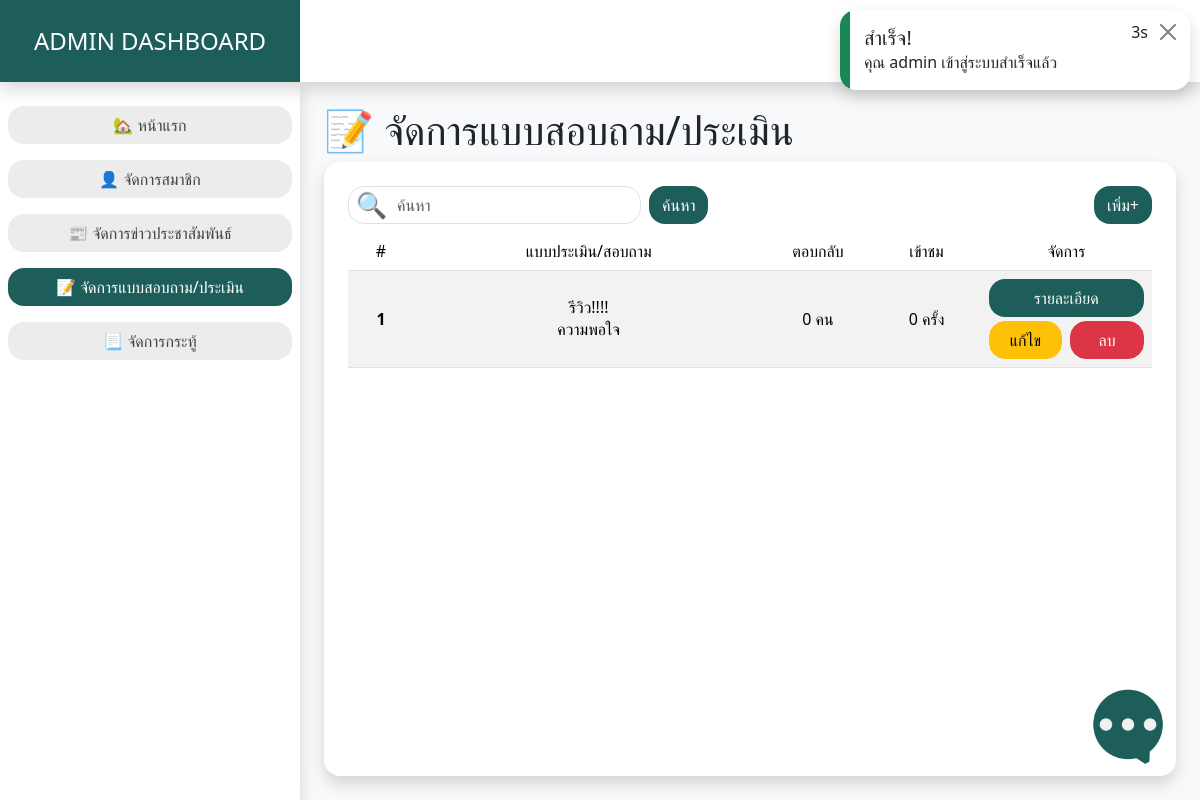
Screenshot of /admin/?manageAssessments (signed in) with the database file from the repository.
### tables this page shows
CREATE TABLE `assessments` (
  `assessment_id` int(11) NOT NULL,
  `title` varchar(255) NOT NULL,
  `body` varchar(255) NOT NULL,
  `questions` longtext NOT NULL CHECK (json_valid(`questions`)),
  `additional` varchar(150) DEFAULT NULL,
  `visitors` int(11) NOT NULL DEFAULT 0,
  `created_at` timestamp NOT NULL DEFAULT current_timestamp(),
  `updated_at` timestamp NULL DEFAULT NULL ON UPDATE current_timestamp()
);

### admin/pages/manageAssessments.php (the view, shortened to what this page needs)
<div class='d-flex justify-content-between bg-white'>
    <div class='d-flex align-items-center gap-2 position-relative'>
        <input type="search" name='search' class='form-control ps-5' placeholder='ค้นหา' oninput="searchResult($(this))">
        <label for="" style='position: absolute;top: 0px;left: 8px;font-size: 25px;'>🔍</label>
        <button type='button' class='btn btn-teal'>ค้นหา</button>
    </div>
    <button data-bs-toggle='modal' data-bs-target="#addAssessment" type="button" class='btn btn-teal'>เพิ่ม+</button>
</div>
<div class='overflow-auto h-100 mt-2'>
<?php
$fetchAsessment = sql("SELECT * FROM assessments");
if($fetchAsessment->rowCount() > 0){ ?>
    <div class='overflow-hidden rounded-xl table-responsive'>
        <table class='table table-striped text-center align-middle'>
            <thead>
                <tr>
                    <td style="width: 90px;">#</td>
                    <td style="width: 520px;">แบบประเมิน/สอบถาม</td>
                    <td style="width: 150px;">ตอบกลับ</td>
                    <td style="width: 150px;">เข้าชม</td>
                    <td style="width: 200px;">จัดการ</td>
                </tr>
            </thead>
            <tbody>
                <?php
                $index=1;
                while($assessment = $fetchAsessment->fetch()){ ?>
                    <tr data-search-item>
                        <td>
                            <div class='text-center fw-bold'><?= $index ?></div>
                        </td>
                        <td>
                            <h6 data-search-keyword='<?= $assessment["title"] ?>'><?= $assessment["title"] ?></h6>
                            <div><?= $assessment["body"] ?></div>
                        </td>
                        <td><?= sql("SELECT COUNT(*) as count FROM assessment_responses WHERE assessment_id = ?",[$assessment["assessment_id"]])->fetch()["count"]; ?> คน</td>
                        <td><?= $assessment["visitors"] ?> ครั้ง</td>
                        <td>
                            <div class='d-flex flex-column align-items-center gap-1 w-100'>
                                <button type='button' data-bs-toggle='modal' class='btn btn-teal w-100' data-bs-target='#detailAssessment-<?= $assessment["assessment_id"] ?>'>รายละเอียด</button>
                                <div class='d-flex gap-2 w-100'>
                                    <button type='button' data-bs-toggle='modal' class='btn btn-warning w-100' data-bs-target='#editAssessment-<?= $assessment["assessment_id"] ?>'>แก้ไข</button>
                                    <button type='button' data-bs-toggle='modal' class='btn btn-danger w-100' data-bs-target='#deleteAssessment-<?= $assessment["assessment_id"] ?>'>ลบ</button>
                                </div>
                                                    <?php
                                                    foreach(json_decode($assessment["questions"]) as $index=>$q){ ?>
                                                        <div class='d-flex align-items-center gap-2 mb-2'>
                                                            <h6><span><?= $index + 1 ?></span>. </h6>
                                                            <input type="text" class='form-control' name='questions[]' placeholder='คำถาม' value="<?= $q ?>">
                                                        </div>
                                                    <?php }
                                                    ?>
                            </div>
                        </td>
                    </tr>
                <?php $index++; } ?>
            </tbody>
        </table>
    </div>
<?php }else{ ?>
    <h5 class='text-center text-muted'>ยังไม่มีแบบสอบถาม/ประเมิน...</h5>
<?php } ?>
</div>

### config.php (shortened to what this page needs)
<?php
try{
    $pdo = new PDO("mysql:host=mariadb_elderly_travel;dbname=elderly_db","username","password");
}catch(PDOException $e){
    echo $e->getMessage();
}
function sql($sql,$params=[]){
    global $pdo;
    $stmt = $pdo->prepare($sql);
    $stmt->execute($params);
    return $stmt;
}
foreach(["success","warning","danger"] as $index=>$type){
    if(isset($_SESSION[$type])){ ?>
        <div class="position-fixed opacity-0" style="top:10px;right:10px;z-index:999" id="alertMsg">
            <div class="p-3 position-relative overflow-hidden ps-4 shadow rounded-xl bg-white" style="width:350px;">
                <div class="bg-<?= $type; ?> position-absolute" style="width:10px;height:100%;top:0;left:0;"></div>
                <h5><?= $_SESSION[$type][0]; ?></h5>
                <div class="position-absolute d-flex align-items-center gap-2" style="top:10px;right:10px;">
                    <div><span id="countMsg"></span>s</div>
                    <button id="btnCloseMsg" class="btn-close"></button>
                </div>
                <div><?= $_SESSION[$type][1]; ?></div>
            </div>
        </div>
        <?php unset($_SESSION[$type]);
    }
}
function linkPage($path, $target) {
    return $_SERVER["REQUEST_URI"] == "/" ? "./$path/$target" : "../$path/$target";
}
function imagePath($path, $target) {
    return $_SERVER["REQUEST_URI"] == "/" ? "./images/$path/$target" : "../images/$path/$target";
}
?>

### admin/index.php (shortened to what this page needs)
<?php
require "../config.php";
$row=null;
if(isset($_SESSION["user_login"])){
    msg("warning","คำเตือน","ไม่สามารถเข้าถึงหน้านี้ได้","/");
}elseif(isset($_SESSION["admin_login"])){
    $row = sql("SELECT * FROM users WHERE user_id = ?",[$_SESSION["admin_login"]])->fetch();
}else{
    msg("warning","คำเตือน","ไม่สามารถเข้าถึงหน้านี้ได้","/");
}
$pages = [
    "home"=>"🏡 หน้าแรก",
    "manageUsers"=>"👤 จัดการสมาชิก",
    "manageNews"=>"📰 จัดการข่าวประชาสัมพันธ์",
    "manageAssessments"=>"📝 จัดการแบบสอบถาม/ประเมิน",
    "managePosts"=>"📃 จัดการกระทู้",
];
?>
<!DOCTYPE html>
<html lang="en">
<head>
    <?php require "../link.php"; ?>
</head>
<body class='bg-light'>
    <?php require_once("../components/popChats.php"); ?>
    <div class='d-flex justify-content-between bg-white position-absolute w-100 shadow'>
        <h4 class='text-center p-3 text-white bg-teal d-flex align-items-center justify-content-center' style='width:300px'>ADMIN DASHBOARD</h4>
        <div class="dropdown mt-auto mx-2 p-2">
            <div class="d-flex flex-row gap-2 btn btn-outline-teal border-0 cursor-pointer dropdown-toggle align-items-center justify-content-center" data-bs-toggle="dropdown" style='border-radius: 2rem !important;'>
                <div><?= $row["firstname"] ?> <?= $row["lastname"] ?></div>
            </div>
        </div>
    </div>
    <div class='d-flex vh-100' style='padding-top:82px'>
        <div class="bg-white shadow d-flex flex-column pt-4" style="width:300px;">
            <ul class="m-0 p-0 d-flex flex-column gap-3 align-items-center w-100 px-2" style='list-style:none'>
                <?php foreach($pages as $index=>$page){?>
                    <a href="?<?= $index ?>" class='btn w-100 <?= isset($_GET[$index]) ? "btn-teal" : "btn-outline-light2" ?>'>
                        <li><?= $page; ?></li>
                    </a>
                <?php } ?>
            </ul>
        </div>
        <div class='flex-1 p-4'>
            <div class='d-flex flex-column h-100'>
                <h1 class='mb-2'>
                    <?php foreach($pages as $index=>$page){
                        if(isset($_GET[$index])){
                            echo $page;
                        } ?>
                    <?php } ?>
                </h1>
                <div class='bg-white shadow p-4 rounded-xl overflow-hidden' style='height: 796.56px;'>
                    <?php foreach($pages as $index=>$page){
                        if(isset($_GET[$index])){
                            require_once("pages/$index.php");
                        } ?>
                    <?php } ?>
                </div>
            </div>
        </div>
    </div>
</body>
</html>

### link.php (shortened to what this page needs)
<link rel="stylesheet" href="<?= linkPage("libs/bootstrap-5.3.3-dist/css/","bootstrap.css"); ?>">
<link rel="stylesheet" href="<?= linkPage("libs","style.css"); ?>">

### components/popChats.php (shortened to what this page needs)
<?php
if(isset($_SESSION["user_login"]) || isset($_SESSION["admin_login"])){ ?>
    <div class='position-fixed' style='bottom:2rem;right:2rem;z-index:99'>
    <div class='dropup'>
        <img src="<?= imagePath("web_images/icons","chat.png") ?>" data-bs-toggle='dropdown' style='width:80px;height:80px' class='rounded-circle object-fit-cover cursor-pointer'>
                <?php
                function showUsers($role){
                    $fetchUser = sql("SELECT * FROM users WHERE role = ?",[$role]);
                    if($fetchUser->rowCount() > 0){ $index=0; ?>
                    <?php }
                }
                showUsers("user");
                ?>
    </div>
</div>
<?php } ?>

### libs/style.css (style rules this page uses)
* { transition: 0.4s !important; }
:root { --black-light: #212529; --teal: #1D5E5A; }
h1,h2,h3,h4,h5,h6 { margin: 0; padding: 0; }
.rounded-xl { border-radius: 1rem !important; }
.cursor-pointer { cursor: pointer; }
.flex-1 { flex: 1; }
.object-fit-cover { object-fit: cover; }
.btn { border-radius: 1rem !important; }
.bg-teal { background-color: var(--teal) !important; }

### rows the page displays
assessments: title "รีวิว!!!!", body "ความพอใจ", fetch "0", visitors "0"

### other values shown
$_SESSION[$type][0] "สำเร็จ!"
$_SESSION[$type][1] "คุณ admin เข้าสู่ระบบสำเร็จแล้ว"
$page "🏡 หน้าแรก"
$page "👤 จัดการสมาชิก"
$page "📰 จัดการข่าวประชาสัมพันธ์"
$page "📝 จัดการแบบสอบถาม/ประเมิน"
$page "📃 จัดการกระทู้"
